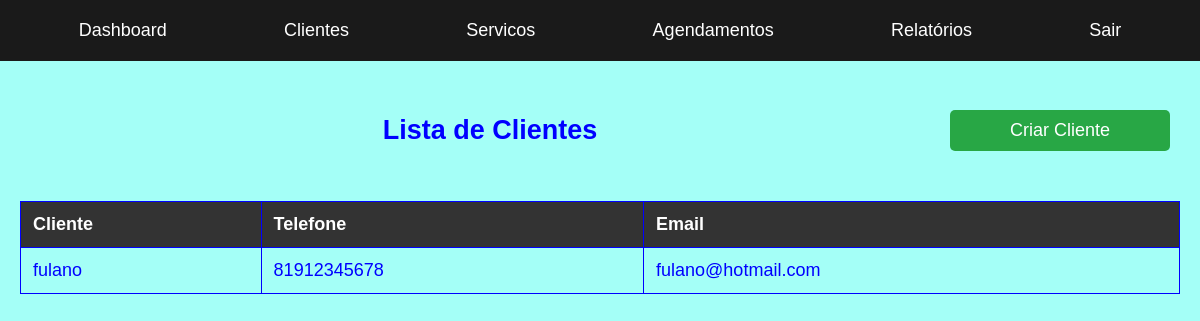
The app's page /clientes/ (signed in) with its own data.
### pdv/models.py (models this page shows, shortened)
class Cliente(models.Model):
    nome = models.CharField(max_length=100)
    telefone = models.CharField(max_length=15)
    email = models.EmailField()

### pdv/views.py (the view)
# urls.py: path('clientes/', clientes_view, name='clientes'),
@login_required
def clientes_view(request):
    clientes = Cliente.objects.all()
    return render(request, 'pdv/clientes.html', {'clientes': clientes})

### pdv/templates/pdv/clientes.html
{% extends 'pdv/base.html' %}
{% load static %}
{% block extra_styles %}
<link rel="stylesheet" type="text/css" href="{% static 'tabelas/tabelas.css' %}">
{% endblock %}
{% block content %}
<div class="titulo">
    <h2>Lista de Clientes</h2>
    <a href="{% url 'criar_cliente' %}" class="btn">Criar Cliente</a>
</div>
<table>
    <tr>
        <th>Cliente</th>
        <th>Telefone</th>
        <th>Email</th>
    </tr>
    {% for cliente in clientes %}
    <tr>
        <td>{{ cliente.nome }}</td>
        <td>{{ cliente.telefone }}</td>
        <td>{{ cliente.email }}</td>
    </tr>
    {% endfor %}
</table>
{% endblock %}

### pdv/static/global/style.css (style rules this page uses)
body { margin: 0; font-family: 'Times New Roman', Times, serif; font-size: large; }
.btn { display: block; width: 200px; margin: 20px auto; padding: 10px; background-color: #28a745; color: white; text-align: center; text-decoration: none; border-radius: 5px; transition: background-color 0.3s; }
.titulo { display: flex; justify-content: space-between; align-items: center; padding: 10px; }
.titulo h2 { margin: 0; flex-grow: 1; text-align: center; }

### pdv/static/tabelas/tabelas.css (style rules this page uses)
body { margin: 0; font-family: Arial, sans-serif; background-color:rgb(164, 255, 247); color: blue; }
h2 { text-align: center; margin-top: 20px; }
table { width: 100%; border-collapse: collapse; margin: 20px 0; }
th, td { border: 1px solid blue; padding: 12px; text-align: left; }
th { background-color: #333; color: white; }

### records on screen
Cliente: nome "fulano", telefone "81912345678", email "fulano@hotmail.com"
